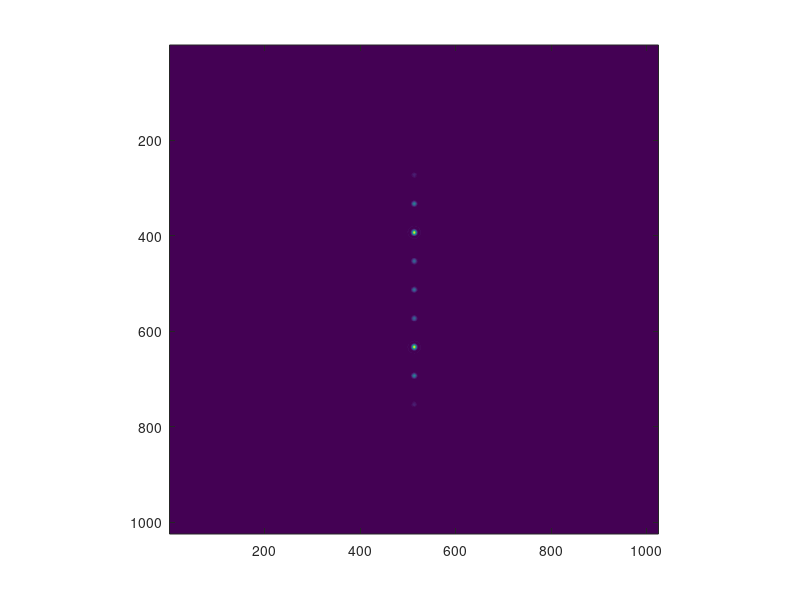

Write MATLAB code to recreate this figure.
% test_DMSinusoids_LS.m
%
%
%
% Jorge Llop - Mar 11, 2019
% close all;
apRad = 128/2;
Nact = 30;
pixxact = apRad*2/Nact;

actxcyc = pixxact*4;
N = 1024;                           %DM axis base value (12x12)
Y = repmat([-N/2:(N/2-1)],N,1);  %Matrix with ascending rows
X = Y.';                          %Matrix with ascending columns
RHO = sqrt(X.^2 + Y.^2);            %Matrix of element dist. from cent.
TTA = atan2(Y,X);                   %Matrix of element angle from cent.

dm_actuators_mat0 = 0.5*1*(1+cos(2*pi.*RHO.*cos(TTA-0)/actxcyc+0));

dm_actuators_mat = zeros(N);
dm_actuators_mat(RHO<apRad) = dm_actuators_mat0(RHO<apRad)*1;

aux = zeros(N);
aux(RHO<apRad) = 1;
wf = aux.*exp(1i*2*pi*dm_actuators_mat);
wf = fftshift(wf);
im = fft2(wf);
im = fftshift(im);
imagesc(abs(im).^2)
axis image
% imagesc(dm_actuators_mat)


